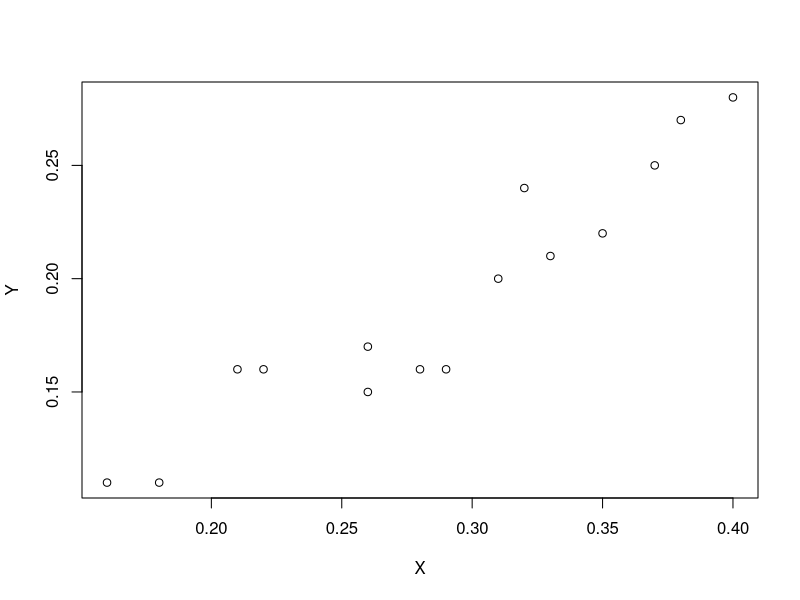
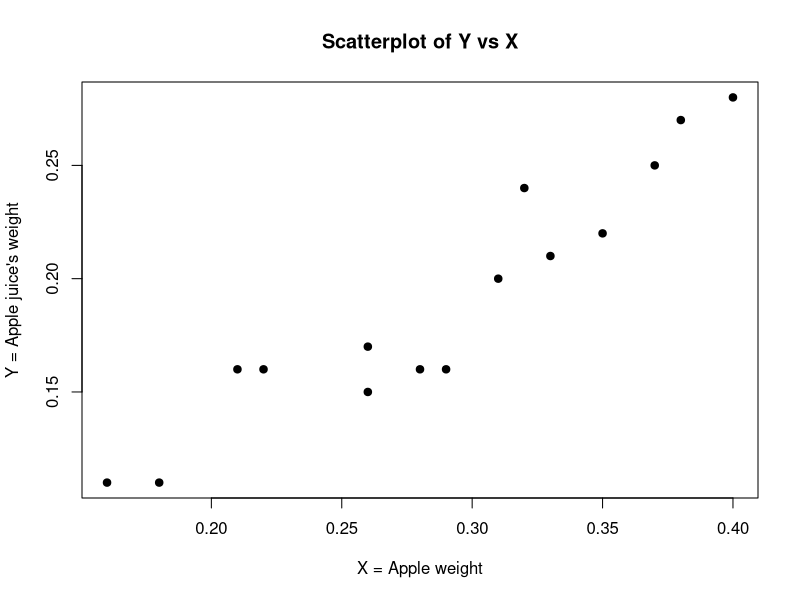

Reproduce these figures in R, in order.
# Chapter 4 Example 1 Apple juice -----------------------------------------
# https://online.stat.psu.edu/stat506/node/20/
# read data
Apple <- read.delim("Apple.txt") 
head(Apple)
with(data = Apple, plot(X, Y))

# please change the code to your local address where you save the file 
# hint: use "/" if "\" shows in the local address and does not work.
attach(Apple)
plot(X, Y, main="Scatterplot of Y vs X", 
           xlab="X = Apple weight",
           ylab="Y = Apple juice's weight", 
           pch=19)

# check linear relationship and whether pass through origin
r_est_check<-lm(Y~X)
summary(r_est_check)

# Descriptive summary
summary(Apple)

# Standard Deviation
sd(X)
sd(Y)

# Calculate r
r <- mean(Y)/mean(X)
r

# mean estimation
mu_hat_r <- r*mean(X)
mu_hat_r

# total estimation
tau_x = 2000
tau_hat_r = r * tau_x
tau_hat_r

# Variance for mean
n = 15
s_sq_r <- (1/(n-1)) * sum((Y-r*X)^2) # follow the definition
s_sq_r

# Variance for total
Var_tau_r = tau_x/mean(X)*(tau_x/mean(X)-n)*s_sq_r/n
Var_tau_r

# Standard deviation for total
SD_tau_r = Var_tau_r^0.5
SD_tau_r

# 95% confidence interval for the total estimation 
CI95 = tau_hat_r+SD_tau_r*qt(c(.025,.975),14)
CI95

detach(Apple)
